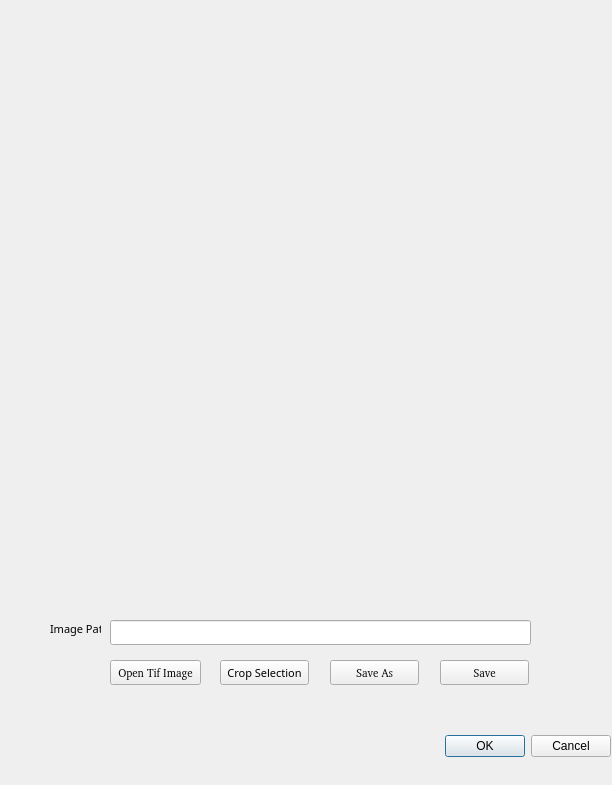
<?xml version="1.0" encoding="UTF-8"?>
<ui version="4.0">
 <class>CropTifDialog</class>
 <widget class="QDialog" name="CropTifDialog">
  <property name="geometry">
   <rect>
    <x>0</x>
    <y>0</y>
    <width>612</width>
    <height>785</height>
   </rect>
  </property>
  <property name="windowTitle">
   <string>Crop tiff image</string>
  </property>
  <property name="windowIcon">
   <iconset>
    <normaloff>:/Icons/image-crop.png</normaloff>:/Icons/image-crop.png</iconset>
  </property>
  <widget class="QDialogButtonBox" name="buttonBox">
   <property name="geometry">
    <rect>
     <x>430</x>
     <y>730</y>
     <width>181</width>
     <height>32</height>
    </rect>
   </property>
   <property name="orientation">
    <enum>Qt::Horizontal</enum>
   </property>
   <property name="standardButtons">
    <set>QDialogButtonBox::Cancel|QDialogButtonBox::Ok</set>
   </property>
  </widget>
  <widget class="QLabel" name="Image">
   <property name="geometry">
    <rect>
     <x>0</x>
     <y>0</y>
     <width>600</width>
     <height>600</height>
    </rect>
   </property>
   <property name="text">
    <string/>
   </property>
  </widget>
  <widget class="QPushButton" name="OpenImageFilebutton">
   <property name="geometry">
    <rect>
     <x>110</x>
     <y>660</y>
     <width>91</width>
     <height>25</height>
    </rect>
   </property>
   <property name="font">
    <font>
     <family>FROMVS [MAXR]</family>
     <pointsize>8</pointsize>
    </font>
   </property>
   <property name="text">
    <string>Open Tif Image</string>
   </property>
   <property name="icon">
    <iconset resource="../UI_Icons.qrc">
     <normaloff>:/Icons/Icons/tiff-file.png</normaloff>:/Icons/Icons/tiff-file.png</iconset>
   </property>
  </widget>
  <widget class="QLineEdit" name="ImageLe">
   <property name="geometry">
    <rect>
     <x>110</x>
     <y>620</y>
     <width>421</width>
     <height>25</height>
    </rect>
   </property>
   <property name="font">
    <font>
     <family>FROMVS</family>
     <pointsize>8</pointsize>
    </font>
   </property>
  </widget>
  <widget class="QLabel" name="ImagePathLabel">
   <property name="geometry">
    <rect>
     <x>50</x>
     <y>620</y>
     <width>51</width>
     <height>17</height>
    </rect>
   </property>
   <property name="font">
    <font>
     <family>FROMVS</family>
     <pointsize>8</pointsize>
    </font>
   </property>
   <property name="text">
    <string>Image Path</string>
   </property>
  </widget>
  <widget class="QPushButton" name="SaveCroppedImgAsbutton">
   <property name="geometry">
    <rect>
     <x>330</x>
     <y>660</y>
     <width>89</width>
     <height>25</height>
    </rect>
   </property>
   <property name="font">
    <font>
     <family>FROMVS [MAXR]</family>
     <pointsize>8</pointsize>
    </font>
   </property>
   <property name="text">
    <string>Save As</string>
   </property>
   <property name="icon">
    <iconset resource="../UI_Icons.qrc">
     <normaloff>:/Icons/Icons/disk-rename.png</normaloff>:/Icons/Icons/disk-rename.png</iconset>
   </property>
  </widget>
  <widget class="QPushButton" name="SaveCroppedImgbutton">
   <property name="geometry">
    <rect>
     <x>440</x>
     <y>660</y>
     <width>89</width>
     <height>25</height>
    </rect>
   </property>
   <property name="font">
    <font>
     <family>FROMVS [MAXR]</family>
     <pointsize>8</pointsize>
    </font>
   </property>
   <property name="text">
    <string>Save</string>
   </property>
   <property name="icon">
    <iconset resource="../UI_Icons.qrc">
     <normaloff>:/Icons/Icons/disk.png</normaloff>:/Icons/Icons/disk.png</iconset>
   </property>
  </widget>
  <widget class="QPushButton" name="pushButton">
   <property name="geometry">
    <rect>
     <x>220</x>
     <y>660</y>
     <width>89</width>
     <height>25</height>
    </rect>
   </property>
   <property name="font">
    <font>
     <family>FROMVS</family>
     <pointsize>8</pointsize>
    </font>
   </property>
   <property name="text">
    <string>Crop Selection</string>
   </property>
   <property name="icon">
    <iconset resource="../UI_Icons.qrc">
     <normaloff>:/Icons/Icons/image-crop.png</normaloff>:/Icons/Icons/image-crop.png</iconset>
   </property>
  </widget>
 </widget>
 <resources>
  <include location="../UI_Icons.qrc"/>
 </resources>
 <connections>
  <connection>
   <sender>buttonBox</sender>
   <signal>accepted()</signal>
   <receiver>CropTifDialog</receiver>
   <slot>accept()</slot>
   <hints>
    <hint type="sourcelabel">
     <x>248</x>
     <y>254</y>
    </hint>
    <hint type="destinationlabel">
     <x>157</x>
     <y>274</y>
    </hint>
   </hints>
  </connection>
  <connection>
   <sender>buttonBox</sender>
   <signal>rejected()</signal>
   <receiver>CropTifDialog</receiver>
   <slot>reject()</slot>
   <hints>
    <hint type="sourcelabel">
     <x>316</x>
     <y>260</y>
    </hint>
    <hint type="destinationlabel">
     <x>286</x>
     <y>274</y>
    </hint>
   </hints>
  </connection>
 </connections>
</ui>
